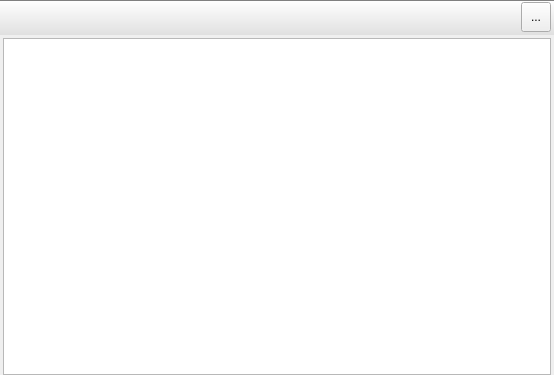
<?xml version="1.0" encoding="UTF-8"?>
<ui version="4.0">
 <class>DlgPersistentEventLog</class>
 <widget class="QDialog" name="DlgPersistentEventLog">
  <property name="geometry">
   <rect>
    <x>0</x>
    <y>0</y>
    <width>554</width>
    <height>375</height>
   </rect>
  </property>
  <property name="windowTitle">
   <string>Olay Kayıtları</string>
  </property>
  <layout class="QVBoxLayout" name="mainLayout">
   <property name="spacing">
    <number>3</number>
   </property>
   <property name="leftMargin">
    <number>0</number>
   </property>
   <property name="topMargin">
    <number>0</number>
   </property>
   <property name="rightMargin">
    <number>0</number>
   </property>
   <property name="bottomMargin">
    <number>0</number>
   </property>
   <item>
    <widget class="QGroupBox" name="groupBox">
     <property name="minimumSize">
      <size>
       <width>0</width>
       <height>35</height>
      </size>
     </property>
     <property name="maximumSize">
      <size>
       <width>16777215</width>
       <height>35</height>
      </size>
     </property>
     <property name="styleSheet">
      <string notr="true">QGroupBox {
   /* background-color: qlineargradient(x1: 0, y1: 0, x2: 0, y2: 1, stop: 0 #E0E0E0, stop: 1 #FFFFFF);
    border-bottom: 1px solid gray;
    border-radius: 0px;*/

background-color: qlineargradient(x1: 0, y1: 0, x2: 0, y2: 1, stop: 0 #FFFFFF, stop: 1 #E0E0E0);
border: none;
border-bottom: 1px solid  #E0E0E0;
border-top: 1px solid gray;
}</string>
     </property>
     <property name="title">
      <string/>
     </property>
     <property name="flat">
      <bool>false</bool>
     </property>
     <layout class="QHBoxLayout" name="horizontalLayout">
      <property name="spacing">
       <number>3</number>
      </property>
      <property name="leftMargin">
       <number>3</number>
      </property>
      <property name="topMargin">
       <number>1</number>
      </property>
      <property name="rightMargin">
       <number>3</number>
      </property>
      <property name="bottomMargin">
       <number>1</number>
      </property>
      <item>
       <spacer name="horizontalSpacer">
        <property name="orientation">
         <enum>Qt::Horizontal</enum>
        </property>
        <property name="sizeHint" stdset="0">
         <size>
          <width>40</width>
          <height>20</height>
         </size>
        </property>
       </spacer>
      </item>
      <item alignment="Qt::AlignRight|Qt::AlignVCenter">
       <widget class="QToolButton" name="btnUpdate">
        <property name="minimumSize">
         <size>
          <width>30</width>
          <height>30</height>
         </size>
        </property>
        <property name="maximumSize">
         <size>
          <width>30</width>
          <height>30</height>
         </size>
        </property>
        <property name="styleSheet">
         <string notr="true"/>
        </property>
        <property name="text">
         <string>...</string>
        </property>
        <property name="icon">
         <iconset resource="../icons/icons.qrc">
          <normaloff>:/icons/cyclic-process-16.png</normaloff>:/icons/cyclic-process-16.png</iconset>
        </property>
        <property name="iconSize">
         <size>
          <width>32</width>
          <height>32</height>
         </size>
        </property>
       </widget>
      </item>
     </layout>
    </widget>
   </item>
   <item>
    <widget class="QTableWidget" name="tableWidget">
     <property name="styleSheet">
      <string notr="true">QHeaderView::section {    
	background-color: rgb(227, 227, 227);

    padding-left: 4px;
    border: 1px solid lightgrey;
	
	font: 10pt &quot;MS Shell Dlg 2&quot;;
}

QTableWidget {
 margin-left: 3px;
margin-right: 3px;

}</string>
     </property>
     <attribute name="horizontalHeaderHighlightSections">
      <bool>false</bool>
     </attribute>
     <attribute name="verticalHeaderHighlightSections">
      <bool>false</bool>
     </attribute>
    </widget>
   </item>
  </layout>
 </widget>
 <resources>
  <include location="../icons/icons.qrc"/>
 </resources>
 <connections/>
 <slots>
  <slot>updateRegisters()</slot>
 </slots>
</ui>
